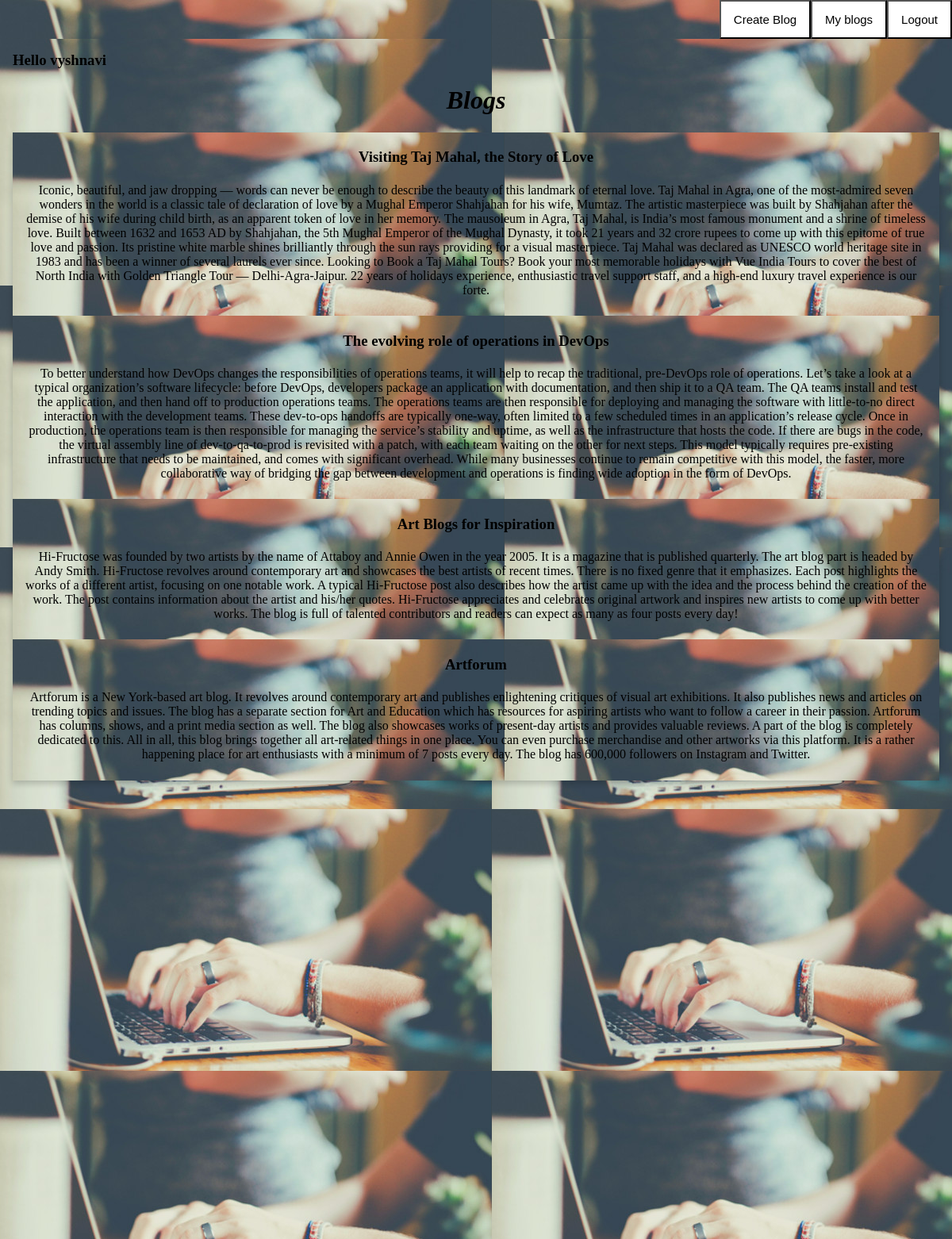
The app's page /backtohome (signed in) with its own data.
### tables this page shows
CREATE TABLE POSTS(
      email TEXT NOT NULL,
      title TEXT NOT NULL,
      imagepath TEXT NOT NULL,
      description TEXT NOT NULL);

### app.py (the view)
@app.route("/backtohome")
def backtohome():
   fetched = fetchusers()
   sessionusername=session['username']
   return render_template("home.html",length = len(fetched), fetched=fetched, name=sessionusername)

### app.py (called while the page is built)
def fetchusers():
   conn=sqlite3.connect('mydb.db')
   c2=conn.cursor()
   c2.execute("SELECT title,imagepath,description from POSTS")
   f=c2.fetchall()
   conn.commit()
   c2.close()
   return list(f)

### templates/home.html (shortened to what this page needs)
<!DOCTYPE html>
<html>
<head>
</head>
<body>
  <form class="login100-form validate-form" action="/" method="GET">
    <div class="navbar" navbar-right>
      <input type="submit" value="Logout" formaction="/logout" >
      <input type="submit" value="My blogs" formaction="/myblogs">
      <input type="submit" value="Create Blog" formaction="/createblog">
    </div>
</form>
  <div class="main">
    <h3>Hello {{name}}
    <h1 class="headingblog">Blogs</h1></h3>
    <div class="card">
      {%for i in range(0, length)%}
        <div class="container">
          <h3><b>{{fetched[i][0]}}</b></h3>
          <h4>{{fetched[i][2]}}</h4>
        </div>
      {%endfor%}
    </div>
  </div>
</body>
</html>

### templates/home.html (style rules this page uses)
body { margin:0; }
.navbar { overflow: hidden; background-color: lightslategrey; position: fixed; top: 0; width: 100%; }
.navbar input { float: right; display: block; background: white; color:black; text-align: center; padding: 14px 16px; text-decoration: none; font-size: 15px; }
.main { padding: 16px; margin-top: 30px; height: 1500px; }
div { background-image: url('./images/icons/background.jpg'); }
.card { box-shadow: 0 4px 8px 0 rgba(0,0,0,0.2); transition: 0.3s; width: 100%; text-align: center; align-self: center; }
.container { text-align: center; padding: 2px 16px; }
h1.headingblog { text-align: center; font-style :italic; }
h4 { font-weight: normal; }

### records on screen
POSTS: title "Visiting Taj Mahal, the Story of Love", description "Iconic, beautiful, and jaw dropping — words can never be enough to describe the beauty of this landmark of eternal love. Taj Mahal in Agra, one of the most-admired seven wonders in the world is a classic tale of declaration of love by a Mughal Emperor Shahjahan for his wife, Mumtaz. The artistic masterpiece was built by Shahjahan after the demise of his wife during child birth, as an apparent token of love in her memory. The mausoleum in Agra, Taj Mahal, is India’s most famous monument and a shrine of timeless love. Built between 1632 and 1653 AD by Shahjahan, the 5th Mughal Emperor of the Mughal Dynasty, it took 21 years and 32 crore rupees to come up with this epitome of true love and…"
POSTS: title "The evolving role of operations in DevOps", description "To better understand how DevOps changes the responsibilities of operations teams, it will help to recap the traditional, pre-DevOps role of operations. Let’s take a look at a typical organization’s software lifecycle: before DevOps, developers package an application with documentation, and then ship it to a QA team. The QA teams install and test the application, and then hand off to production operations teams. The operations teams are then responsible for deploying and managing the software with little-to-no direct interaction with the development teams. These dev-to-ops handoffs are typically one-way, often limited to a few scheduled times in an application’s release cycle. Once in…"
POSTS: title "Art Blogs for Inspiration", description "Hi-Fructose was founded by two artists by the name of Attaboy and Annie Owen in the year 2005. It is a magazine that is published quarterly. The art blog part is headed by Andy Smith. Hi-Fructose revolves around contemporary art and showcases the best artists of recent times. There is no fixed genre that it emphasizes. Each post highlights the works of a different artist, focusing on one notable work. A typical Hi-Fructose post also describes how the artist came up with the idea and the process behind the creation of the work. The post contains information about the artist and his/her quotes. Hi-Fructose appreciates and celebrates original artwork and inspires new artists to come up with…"
POSTS: title "Artforum", description "Artforum is a New York-based art blog. It revolves around contemporary art and publishes enlightening critiques of visual art exhibitions. It also publishes news and articles on trending topics and issues. The blog has a separate section for Art and Education which has resources for aspiring artists who want to follow a career in their passion. Artforum has columns, shows, and a print media section as well. The blog also showcases works of present-day artists and provides valuable reviews. A part of the blog is completely dedicated to this. All in all, this blog brings together all art-related things in one place. You can even purchase merchandise and other artworks via this platform. It is…"

### other values on screen
{{ name }} "vyshnavi"
